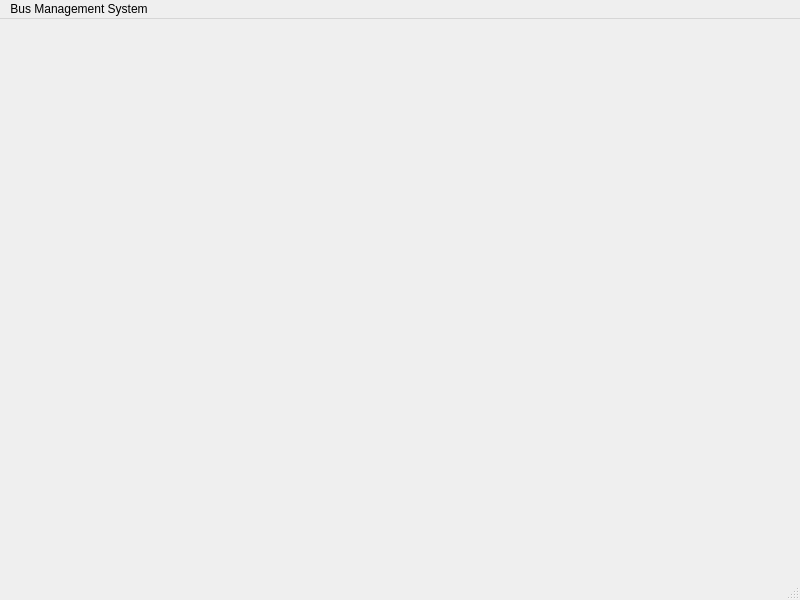
<?xml version="1.0" encoding="UTF-8"?>
<ui version="4.0">
 <class>MainMenuWindow</class>
 <widget class="QMainWindow" name="MainMenuWindow">
  <property name="geometry">
   <rect>
    <x>0</x>
    <y>0</y>
    <width>800</width>
    <height>600</height>
   </rect>
  </property>
  <property name="windowTitle">
   <string>MainWindow</string>
  </property>
  <widget class="QWidget" name="centralwidget"/>
  <widget class="QMenuBar" name="menubar">
   <property name="geometry">
    <rect>
     <x>0</x>
     <y>0</y>
     <width>800</width>
     <height>21</height>
    </rect>
   </property>
   <widget class="QMenu" name="menuBus_Management_System">
    <property name="title">
     <string>Bus Management System</string>
    </property>
   </widget>
   <addaction name="menuBus_Management_System"/>
  </widget>
  <widget class="QStatusBar" name="statusbar"/>
 </widget>
 <resources/>
 <connections/>
</ui>
